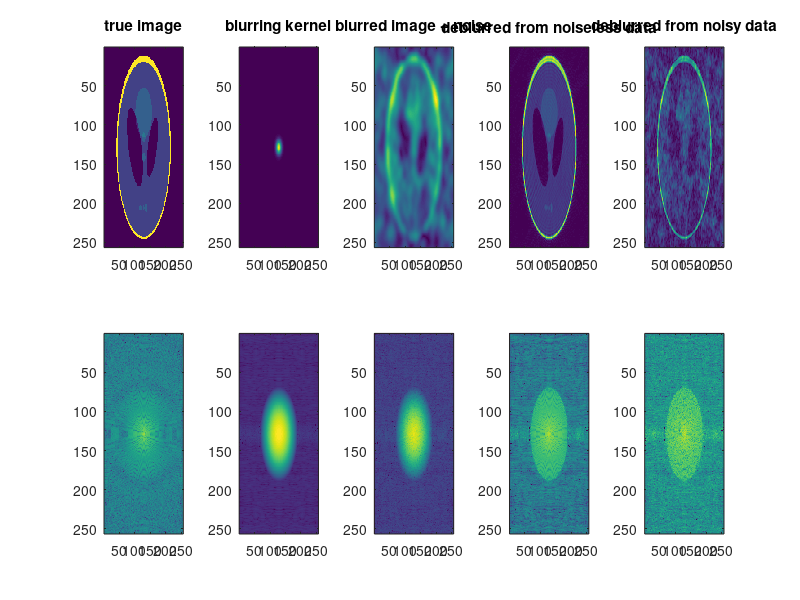

MATLAB code to generate this figure:
%%
Nx = 256;
sig = 6;
nlevel = 1;
itol = 1e-16;
MultiplicativeNoise = 1;

im = phantom(Nx);
H = fspecial('gaussian',Nx,sig);
figure(1);clf; hold on;
subplot(2,5,1); imagesc(im);title('true image');
subplot(2,5,2); imagesc(H);title('blurring kernel');

fim = fft2(im); fH = fft2(H);
subplot(2,5,6); imagesc(fftshift(log(abs(fim)))); 
subplot(2,5,7); imagesc(fftshift(log(abs(fH)))); 


%%
fimH = fim.*fH;
imH = ifftshift(ifft2(fimH));
figure(1);
subplot(2,5,3); imagesc(abs(imH));title('blurred image');
subplot(2,5,8); imagesc(fftshift(log(abs(fimH)))); 


%%

fimHn = fft2(imH);
if MultiplicativeNoise
fimHn = fimH.*(1+nlevel*randn(size(im)));
else
fimHn = fimH +nlevel*max(abs(fimH(:)))*randn(size(im));
end
imHn = ifftshift(ifft2(fimHn));
figure(1);
subplot(2,5,3); imagesc(abs(imHn));title('blurred image + noise');
subplot(2,5,8); imagesc(fftshift(log(abs(fimHn)))); 



%%

fimR = (fimH./(fH+itol));
imR = ifft2(fimR);
figure(1);
subplot(2,5,4); imagesc(abs(imR));title('deblurred from noiseless data')
subplot(2,5,9); imagesc(fftshift(log(abs(fimR))));


%%
fimRn = (fimHn./(fH+itol));
imRn = ifft2(fimRn);
figure(1);
subplot(2,5,5); imagesc(abs(imRn));title('deblurred from noisy data')
subplot(2,5,10); imagesc(fftshift(log(abs(fimRn))));

